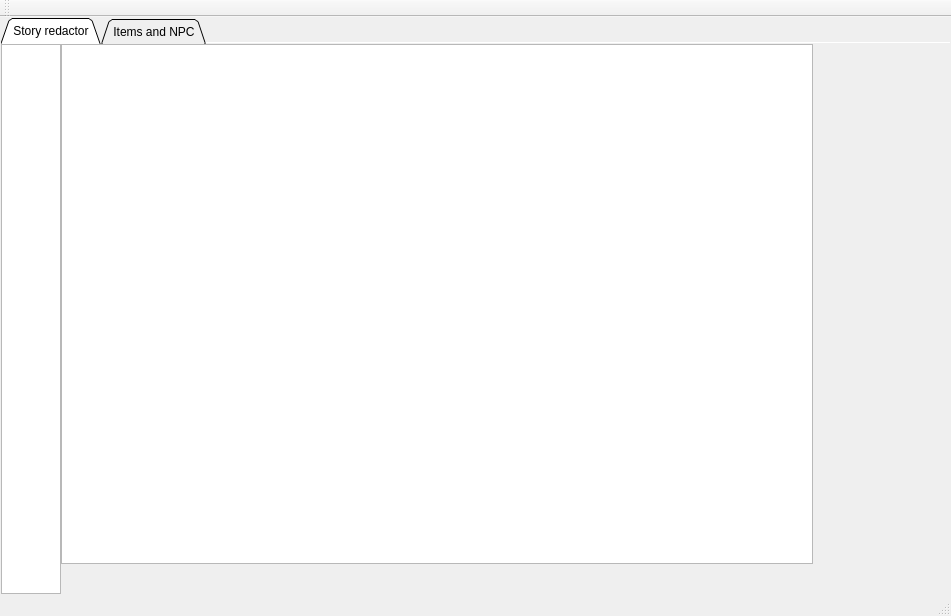
<?xml version="1.0" encoding="UTF-8"?>
<ui version="4.0">
 <class>StoryCreator</class>
 <widget class="QMainWindow" name="StoryCreator">
  <property name="geometry">
   <rect>
    <x>0</x>
    <y>0</y>
    <width>951</width>
    <height>616</height>
   </rect>
  </property>
  <property name="windowTitle">
   <string>Story Creater</string>
  </property>
  <widget class="QWidget" name="centralWidget">
   <layout class="QGridLayout" name="gridLayout" columnstretch="0">
    <property name="leftMargin">
     <number>1</number>
    </property>
    <property name="topMargin">
     <number>1</number>
    </property>
    <property name="rightMargin">
     <number>1</number>
    </property>
    <property name="bottomMargin">
     <number>0</number>
    </property>
    <property name="spacing">
     <number>6</number>
    </property>
    <item row="0" column="0">
     <widget class="QTabWidget" name="tabStory">
      <property name="tabShape">
       <enum>QTabWidget::Triangular</enum>
      </property>
      <property name="currentIndex">
       <number>0</number>
      </property>
      <property name="elideMode">
       <enum>Qt::ElideNone</enum>
      </property>
      <property name="usesScrollButtons">
       <bool>true</bool>
      </property>
      <property name="documentMode">
       <bool>true</bool>
      </property>
      <property name="tabsClosable">
       <bool>false</bool>
      </property>
      <property name="movable">
       <bool>false</bool>
      </property>
      <property name="tabBarAutoHide">
       <bool>false</bool>
      </property>
      <widget class="QWidget" name="nodeRedactorTab">
       <attribute name="title">
        <string>Story redactor</string>
       </attribute>
       <layout class="QGridLayout" name="gridLayout_2" columnstretch="2,11,2">
        <property name="leftMargin">
         <number>0</number>
        </property>
        <property name="topMargin">
         <number>0</number>
        </property>
        <property name="rightMargin">
         <number>0</number>
        </property>
        <property name="bottomMargin">
         <number>0</number>
        </property>
        <property name="spacing">
         <number>0</number>
        </property>
        <item row="0" column="0" rowspan="2">
         <widget class="QListView" name="viewNodes">
          <property name="maximumSize">
           <size>
            <width>60</width>
            <height>16777215</height>
           </size>
          </property>
          <property name="showDropIndicator" stdset="0">
           <bool>false</bool>
          </property>
          <property name="dragEnabled">
           <bool>false</bool>
          </property>
          <property name="dragDropMode">
           <enum>QAbstractItemView::DragDrop</enum>
          </property>
          <property name="selectionMode">
           <enum>QAbstractItemView::SingleSelection</enum>
          </property>
          <property name="textElideMode">
           <enum>Qt::ElideNone</enum>
          </property>
         </widget>
        </item>
        <item row="0" column="1">
         <widget class="StoryView" name="storyView">
          <property name="dragMode">
           <enum>QGraphicsView::NoDrag</enum>
          </property>
         </widget>
        </item>
        <item row="1" column="1">
         <widget class="NodeInfoWidget" name="nodeInfoWidget" native="true">
          <property name="minimumSize">
           <size>
            <width>0</width>
            <height>30</height>
           </size>
          </property>
         </widget>
        </item>
        <item row="0" column="2" rowspan="2">
         <widget class="StoryNavigationWidget" name="widget" native="true">
          <property name="minimumSize">
           <size>
            <width>120</width>
            <height>0</height>
           </size>
          </property>
         </widget>
        </item>
       </layout>
      </widget>
      <widget class="QWidget" name="itemsRedactorTab">
       <attribute name="title">
        <string>Items and NPC</string>
       </attribute>
      </widget>
     </widget>
    </item>
   </layout>
  </widget>
  <widget class="QMenuBar" name="menuBar">
   <property name="geometry">
    <rect>
     <x>0</x>
     <y>0</y>
     <width>951</width>
     <height>19</height>
    </rect>
   </property>
  </widget>
  <widget class="QToolBar" name="mainToolBar">
   <attribute name="toolBarArea">
    <enum>TopToolBarArea</enum>
   </attribute>
   <attribute name="toolBarBreak">
    <bool>false</bool>
   </attribute>
  </widget>
  <widget class="QStatusBar" name="statusBar"/>
 </widget>
 <layoutdefault spacing="6" margin="11"/>
 <customwidgets>
  <customwidget>
   <class>StoryView</class>
   <extends>QGraphicsView</extends>
   <header>Views\StoryView.hpp</header>
  </customwidget>
  <customwidget>
   <class>NodeInfoWidget</class>
   <extends>QWidget</extends>
   <header>Widgets\NodeInfoWidget.hpp</header>
   <container>1</container>
  </customwidget>
  <customwidget>
   <class>StoryNavigationWidget</class>
   <extends>QWidget</extends>
   <header>Widgets\StoryNavigationWidget.hpp</header>
   <container>1</container>
  </customwidget>
 </customwidgets>
 <resources/>
 <connections/>
</ui>
